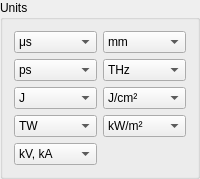
         <widget class="QGroupBox" name="groupBox_units">
          <property name="title">
           <string>Units</string>
          </property>
          <layout class="QGridLayout" name="gridLayout_9">
           <item row="0" column="0">
            <widget class="QComboBox" name="comboBox_timeUnit">
             <property name="toolTip">
              <string>Lab time unit</string>
             </property>
             <property name="currentIndex">
              <number>2</number>
             </property>
             <item>
              <property name="text">
               <string>s</string>
              </property>
             </item>
             <item>
              <property name="text">
               <string>ms</string>
              </property>
             </item>
             <item>
              <property name="text">
               <string>μs</string>
              </property>
             </item>
             <item>
              <property name="text">
               <string>ns</string>
              </property>
             </item>
             <item>
              <property name="text">
               <string>ps</string>
              </property>
             </item>
             <item>
              <property name="text">
               <string>fs</string>
              </property>
             </item>
             <item>
              <property name="text">
               <string>as</string>
              </property>
             </item>
            </widget>
           </item>
           <item row="1" column="0">
            <widget class="QComboBox" name="comboBox_tUnit">
             <property name="toolTip">
              <string>Pulse time unit</string>
             </property>
             <property name="currentIndex">
              <number>4</number>
             </property>
             <item>
              <property name="text">
               <string>s</string>
              </property>
             </item>
             <item>
              <property name="text">
               <string>ms</string>
              </property>
             </item>
             <item>
              <property name="text">
               <string>μs</string>
              </property>
             </item>
             <item>
              <property name="text">
               <string>ns</string>
              </property>
             </item>
             <item>
              <property name="text">
               <string>ps</string>
              </property>
             </item>
             <item>
              <property name="text">
               <string>fs</string>
              </property>
             </item>
             <item>
              <property name="text">
               <string>as</string>
              </property>
             </item>
            </widget>
           </item>
           <item row="0" column="1">
            <widget class="QComboBox" name="comboBox_lengthUnit">
             <property name="toolTip">
              <string>Length unit</string>
             </property>
             <property name="currentIndex">
              <number>2</number>
             </property>
             <item>
              <property name="text">
               <string>km</string>
              </property>
             </item>
             <item>
              <property name="text">
               <string>m</string>
              </property>
             </item>
             <item>
              <property name="text">
               <string>mm</string>
              </property>
             </item>
             <item>
              <property name="text">
               <string>μm</string>
              </property>
             </item>
             <item>
              <property name="text">
               <string>nm</string>
              </property>
             </item>
            </widget>
           </item>
           <item row="1" column="1">
            <widget class="QComboBox" name="comboBox_frequencyUnit">
             <property name="toolTip">
              <string>Frequency/wavelength unit</string>
             </property>
             <item>
              <property name="text">
               <string>THz</string>
              </property>
             </item>
             <item>
              <property name="text">
               <string>1/cm</string>
              </property>
             </item>
             <item>
              <property name="text">
               <string>μm</string>
              </property>
             </item>
             <item>
              <property name="text">
               <string>nm</string>
              </property>
             </item>
            </widget>
           </item>
           <item row="4" column="0">
            <widget class="QComboBox" name="comboBox_powerUnit">
             <property name="toolTip">
              <string>Power unit</string>
             </property>
             <property name="currentIndex">
              <number>2</number>
             </property>
             <item>
              <property name="text">
               <string>EW</string>
              </property>
             </item>
             <item>
              <property name="text">
               <string>PW</string>
              </property>
             </item>
             <item>
              <property name="text">
               <string>TW</string>
              </property>
             </item>
             <item>
              <property name="text">
               <string>GW</string>
              </property>
             </item>
             <item>
              <property name="text">
               <string>MW</string>
              </property>
             </item>
             <item>
              <property name="text">
               <string>kW</string>
              </property>
             </item>
             <item>
              <property name="text">
               <string>W</string>
              </property>
             </item>
             <item>
              <property name="text">
               <string>mW</string>
              </property>
             </item>
            </widget>
           </item>
           <item row="3" column="1">
            <widget class="QComboBox" name="comboBox_fluenceUnit">
             <property name="toolTip">
              <string>Fluence unit</string>
             </property>
             <property name="currentIndex">
              <number>4</number>
             </property>
             <item>
              <property name="text">
               <string>kJ/m²</string>
              </property>
             </item>
             <item>
              <property name="text">
               <string>kJ/cm²</string>
              </property>
             </item>
             <item>
              <property name="text">
               <string>kJ/mm²</string>
              </property>
             </item>
             <item>
              <property name="text">
               <string>J/m²</string>
              </property>
             </item>
             <item>
              <property name="text">
               <string>J/cm²</string>
              </property>
             </item>
             <item>
              <property name="text">
               <string>J/mm²</string>
              </property>
             </item>
             <item>
              <property name="text">
               <string>mJ/m²</string>
              </property>
             </item>
             <item>
              <property name="text">
               <string>mJ/cm²</string>
              </property>
             </item>
             <item>
              <property name="text">
               <string>mJ/mm²</string>
              </property>
             </item>
            </widget>
           </item>
           <item row="3" column="0">
            <widget class="QComboBox" name="comboBox_energyUnit">
             <property name="toolTip">
              <string>Energy unit</string>
             </property>
             <property name="currentIndex">
              <number>2</number>
             </property>
             <item>
              <property name="text">
               <string>MJ</string>
              </property>
             </item>
             <item>
              <property name="text">
               <string>kJ</string>
              </property>
             </item>
             <item>
              <property name="text">
               <string>J</string>
              </property>
             </item>
             <item>
              <property name="text">
               <string>mJ</string>
              </property>
             </item>
             <item>
              <property name="text">
               <string>μJ</string>
              </property>
             </item>
             <item>
              <property name="text">
               <string>nJ</string>
              </property>
             </item>
             <item>
              <property name="text">
               <string>pJ</string>
              </property>
             </item>
            </widget>
           </item>
           <item row="5" column="0">
            <widget class="QComboBox" name="comboBox_dischargeUnits">
             <property name="toolTip">
              <string>Voltage and current units</string>
             </property>
             <property name="currentIndex">
              <number>1</number>
             </property>
             <item>
              <property name="text">
               <string>MV, MA</string>
              </property>
             </item>
             <item>
              <property name="text">
               <string>kV, kA</string>
              </property>
             </item>
             <item>
              <property name="text">
               <string>V, A</string>
              </property>
             </item>
            </widget>
           </item>
           <item row="4" column="1">
            <widget class="QComboBox" name="comboBox_intensityUnit">
             <property name="toolTip">
              <string>Intensity unit</string>
             </property>
             <item>
              <property name="text">
               <string>kW/m²</string>
              </property>
             </item>
             <item>
              <property name="text">
               <string>kW/cm²</string>
              </property>
             </item>
             <item>
              <property name="text">
               <string>kW/mm²</string>
              </property>
             </item>
             <item>
              <property name="text">
               <string>W/m²</string>
              </property>
             </item>
             <item>
              <property name="text">
               <string>W/cm²</string>
              </property>
             </item>
             <item>
              <property name="text">
               <string>W/mm²</string>
              </property>
             </item>
             <item>
              <property name="text">
               <string>mW/m²</string>
              </property>
             </item>
             <item>
              <property name="text">
               <string>mW/cm²</string>
              </property>
             </item>
             <item>
              <property name="text">
               <string>mW/mm²</string>
              </property>
             </item>
            </widget>
           </item>
          </layout>
         </widget>
